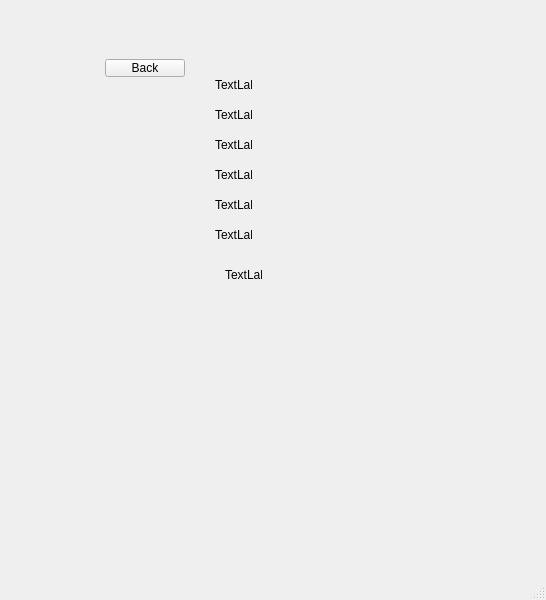
<?xml version="1.0" encoding="UTF-8"?>
<ui version="4.0">
 <class>SecondChance</class>
 <widget class="QMainWindow" name="SecondChance">
  <property name="geometry">
   <rect>
    <x>0</x>
    <y>0</y>
    <width>546</width>
    <height>600</height>
   </rect>
  </property>
  <property name="maximumSize">
   <size>
    <width>800</width>
    <height>600</height>
   </size>
  </property>
  <property name="windowTitle">
   <string>SecondChance</string>
  </property>
  <widget class="QWidget" name="centralwidget">
   <layout class="QFormLayout" name="formLayout">
    <item row="0" column="1">
     <widget class="QStackedWidget" name="ProductDetailPage">
      <property name="minimumSize">
       <size>
        <width>441</width>
        <height>0</height>
       </size>
      </property>
      <property name="currentIndex">
       <number>11</number>
      </property>
      <widget class="QWidget" name="SignIn_UpPageClient">
       <widget class="QPushButton" name="SignInClientButton">
        <property name="geometry">
         <rect>
          <x>230</x>
          <y>90</y>
          <width>80</width>
          <height>18</height>
         </rect>
        </property>
        <property name="text">
         <string>Sign In</string>
        </property>
       </widget>
       <widget class="QPushButton" name="SignUpClientButton">
        <property name="geometry">
         <rect>
          <x>230</x>
          <y>130</y>
          <width>80</width>
          <height>18</height>
         </rect>
        </property>
        <property name="text">
         <string>Sign Up</string>
        </property>
       </widget>
       <widget class="QPushButton" name="BackToUserType">
        <property name="geometry">
         <rect>
          <x>40</x>
          <y>30</y>
          <width>93</width>
          <height>29</height>
         </rect>
        </property>
        <property name="text">
         <string>Back</string>
        </property>
       </widget>
      </widget>
      <widget class="QWidget" name="AdminAppPage">
       <widget class="QLabel" name="label_18">
        <property name="geometry">
         <rect>
          <x>200</x>
          <y>40</y>
          <width>191</width>
          <height>16</height>
         </rect>
        </property>
        <property name="text">
         <string>Admin Second Chance</string>
        </property>
       </widget>
      </widget>
      <widget class="QWidget" name="ChooseAccountTypePage">
       <property name="enabled">
        <bool>true</bool>
       </property>
       <widget class="QPushButton" name="ChooseClientTypeButton">
        <property name="geometry">
         <rect>
          <x>220</x>
          <y>100</y>
          <width>80</width>
          <height>18</height>
         </rect>
        </property>
        <property name="text">
         <string>Client</string>
        </property>
       </widget>
       <widget class="QPushButton" name="ChooseAdminClientButton">
        <property name="geometry">
         <rect>
          <x>220</x>
          <y>140</y>
          <width>80</width>
          <height>18</height>
         </rect>
        </property>
        <property name="text">
         <string>Admin</string>
        </property>
       </widget>
      </widget>
      <widget class="QWidget" name="AdminSignInUpPage">
       <widget class="QPushButton" name="AdminSignInButton">
        <property name="geometry">
         <rect>
          <x>190</x>
          <y>130</y>
          <width>80</width>
          <height>18</height>
         </rect>
        </property>
        <property name="text">
         <string>Sign In</string>
        </property>
       </widget>
       <widget class="QLabel" name="label_12">
        <property name="geometry">
         <rect>
          <x>190</x>
          <y>80</y>
          <width>181</width>
          <height>16</height>
         </rect>
        </property>
        <property name="text">
         <string>ADMIN ALEGE:</string>
        </property>
       </widget>
       <widget class="QPushButton" name="FromAdminSignInToAccountType">
        <property name="geometry">
         <rect>
          <x>30</x>
          <y>30</y>
          <width>93</width>
          <height>29</height>
         </rect>
        </property>
        <property name="text">
         <string>Back</string>
        </property>
       </widget>
      </widget>
      <widget class="QWidget" name="PaginaAplicatieAdmin">
       <widget class="QLabel" name="label_16">
        <property name="geometry">
         <rect>
          <x>150</x>
          <y>90</y>
          <width>221</width>
          <height>16</height>
         </rect>
        </property>
        <property name="text">
         <string>Asta vede adminul</string>
        </property>
       </widget>
      </widget>
      <widget class="QWidget" name="AdminSignInPage">
       <widget class="QLabel" name="label_13">
        <property name="geometry">
         <rect>
          <x>80</x>
          <y>160</y>
          <width>121</width>
          <height>20</height>
         </rect>
        </property>
        <property name="text">
         <string>Parola</string>
        </property>
       </widget>
       <widget class="QLabel" name="StatusSignUpLabelSignIn_Admin">
        <property name="geometry">
         <rect>
          <x>120</x>
          <y>220</y>
          <width>261</width>
          <height>20</height>
         </rect>
        </property>
        <property name="text">
         <string/>
        </property>
       </widget>
       <widget class="QLabel" name="label_14">
        <property name="geometry">
         <rect>
          <x>80</x>
          <y>130</y>
          <width>121</width>
          <height>20</height>
         </rect>
        </property>
        <property name="text">
         <string>Introduceti Email-ul</string>
        </property>
       </widget>
       <widget class="QLabel" name="label_15">
        <property name="geometry">
         <rect>
          <x>190</x>
          <y>70</y>
          <width>251</width>
          <height>16</height>
         </rect>
        </property>
        <property name="text">
         <string>Pagina accesare cont ADMIN</string>
        </property>
       </widget>
       <widget class="QPushButton" name="SignIntoAppButton_Admin">
        <property name="geometry">
         <rect>
          <x>210</x>
          <y>260</y>
          <width>80</width>
          <height>18</height>
         </rect>
        </property>
        <property name="text">
         <string>Sign In</string>
        </property>
       </widget>
       <widget class="QLineEdit" name="InsertPasswordBoxSi_Admin">
        <property name="geometry">
         <rect>
          <x>280</x>
          <y>160</y>
          <width>113</width>
          <height>20</height>
         </rect>
        </property>
       </widget>
       <widget class="QPushButton" name="BackButtonSI_Admin">
        <property name="geometry">
         <rect>
          <x>40</x>
          <y>30</y>
          <width>80</width>
          <height>18</height>
         </rect>
        </property>
        <property name="text">
         <string>Back</string>
        </property>
       </widget>
       <widget class="QLineEdit" name="InsertEmailBoxSI_Admin">
        <property name="geometry">
         <rect>
          <x>280</x>
          <y>130</y>
          <width>113</width>
          <height>20</height>
         </rect>
        </property>
        <property name="text">
         <string/>
        </property>
       </widget>
       <widget class="QLabel" name="label_17">
        <property name="geometry">
         <rect>
          <x>80</x>
          <y>190</y>
          <width>101</width>
          <height>16</height>
         </rect>
        </property>
        <property name="text">
         <string>Cod personal</string>
        </property>
       </widget>
       <widget class="QLineEdit" name="InsertPersonalCodeBox">
        <property name="geometry">
         <rect>
          <x>280</x>
          <y>190</y>
          <width>113</width>
          <height>20</height>
         </rect>
        </property>
       </widget>
      </widget>
      <widget class="QWidget" name="SignUpClient">
       <widget class="QPushButton" name="SignUpIntoApp">
        <property name="geometry">
         <rect>
          <x>200</x>
          <y>270</y>
          <width>80</width>
          <height>18</height>
         </rect>
        </property>
        <property name="text">
         <string>Sign Up</string>
        </property>
       </widget>
       <widget class="QLineEdit" name="InsertEmailBoxSU">
        <property name="geometry">
         <rect>
          <x>250</x>
          <y>40</y>
          <width>113</width>
          <height>20</height>
         </rect>
        </property>
       </widget>
       <widget class="QLineEdit" name="InsertPasswordBoxSU">
        <property name="geometry">
         <rect>
          <x>250</x>
          <y>70</y>
          <width>113</width>
          <height>20</height>
         </rect>
        </property>
       </widget>
       <widget class="QLabel" name="StatusSignUpLabelSU">
        <property name="geometry">
         <rect>
          <x>170</x>
          <y>220</y>
          <width>131</width>
          <height>16</height>
         </rect>
        </property>
        <property name="text">
         <string/>
        </property>
       </widget>
       <widget class="QLabel" name="label">
        <property name="geometry">
         <rect>
          <x>120</x>
          <y>40</y>
          <width>111</width>
          <height>20</height>
         </rect>
        </property>
        <property name="text">
         <string>Introcuceti Email-ul</string>
        </property>
       </widget>
       <widget class="QLabel" name="label_2">
        <property name="geometry">
         <rect>
          <x>120</x>
          <y>70</y>
          <width>91</width>
          <height>20</height>
         </rect>
        </property>
        <property name="text">
         <string>IntroducetiParola</string>
        </property>
       </widget>
       <widget class="QLabel" name="label_3">
        <property name="geometry">
         <rect>
          <x>130</x>
          <y>100</y>
          <width>37</width>
          <height>12</height>
         </rect>
        </property>
        <property name="text">
         <string>Nume:</string>
        </property>
       </widget>
       <widget class="QLabel" name="label_4">
        <property name="geometry">
         <rect>
          <x>130</x>
          <y>130</y>
          <width>37</width>
          <height>12</height>
         </rect>
        </property>
        <property name="text">
         <string>Prenume</string>
        </property>
       </widget>
       <widget class="QLabel" name="label_5">
        <property name="geometry">
         <rect>
          <x>130</x>
          <y>160</y>
          <width>71</width>
          <height>16</height>
         </rect>
        </property>
        <property name="text">
         <string>Numar Telefon</string>
        </property>
       </widget>
       <widget class="QLabel" name="label_6">
        <property name="geometry">
         <rect>
          <x>130</x>
          <y>190</y>
          <width>71</width>
          <height>16</height>
         </rect>
        </property>
        <property name="text">
         <string>Bio (optional)</string>
        </property>
       </widget>
       <widget class="QLineEdit" name="InsertNumeBoxSU">
        <property name="geometry">
         <rect>
          <x>250</x>
          <y>100</y>
          <width>113</width>
          <height>20</height>
         </rect>
        </property>
       </widget>
       <widget class="QLineEdit" name="InsertPrenumeBoxSU">
        <property name="geometry">
         <rect>
          <x>250</x>
          <y>130</y>
          <width>113</width>
          <height>20</height>
         </rect>
        </property>
       </widget>
       <widget class="QLineEdit" name="InsertNrTelefonBoxSU">
        <property name="geometry">
         <rect>
          <x>250</x>
          <y>160</y>
          <width>113</width>
          <height>20</height>
         </rect>
        </property>
       </widget>
       <widget class="QLineEdit" name="InsertBioBoxSU">
        <property name="geometry">
         <rect>
          <x>250</x>
          <y>190</y>
          <width>113</width>
          <height>20</height>
         </rect>
        </property>
       </widget>
       <widget class="QLabel" name="label_7">
        <property name="geometry">
         <rect>
          <x>180</x>
          <y>10</y>
          <width>111</width>
          <height>20</height>
         </rect>
        </property>
        <property name="text">
         <string>Pagina creare cont client</string>
        </property>
       </widget>
       <widget class="QPushButton" name="BackButtonSU">
        <property name="geometry">
         <rect>
          <x>20</x>
          <y>30</y>
          <width>80</width>
          <height>18</height>
         </rect>
        </property>
        <property name="text">
         <string>Back</string>
        </property>
       </widget>
       <widget class="QLabel" name="StatusCreateProduct">
        <property name="geometry">
         <rect>
          <x>156</x>
          <y>230</y>
          <width>201</width>
          <height>20</height>
         </rect>
        </property>
        <property name="text">
         <string/>
        </property>
       </widget>
      </widget>
      <widget class="QWidget" name="PaginaPrincipalaMagazinClient">
       <widget class="QLabel" name="label_8">
        <property name="geometry">
         <rect>
          <x>140</x>
          <y>30</y>
          <width>171</width>
          <height>20</height>
         </rect>
        </property>
        <property name="text">
         <string>SECOND CHANCE MARKETPLACE CLIENT</string>
        </property>
       </widget>
       <widget class="QPushButton" name="Create_Product">
        <property name="geometry">
         <rect>
          <x>50</x>
          <y>80</y>
          <width>131</width>
          <height>29</height>
         </rect>
        </property>
        <property name="text">
         <string>Create_Product</string>
        </property>
       </widget>
       <widget class="QPushButton" name="ToSettingsPushButton">
        <property name="geometry">
         <rect>
          <x>240</x>
          <y>80</y>
          <width>111</width>
          <height>31</height>
         </rect>
        </property>
        <property name="text">
         <string>Settings</string>
        </property>
       </widget>
      </widget>
      <widget class="QWidget" name="Interface_Create_Product">
       <widget class="QLineEdit" name="CreateTitleDescription">
        <property name="geometry">
         <rect>
          <x>280</x>
          <y>90</y>
          <width>81</width>
          <height>21</height>
         </rect>
        </property>
       </widget>
       <widget class="QLabel" name="label_19">
        <property name="geometry">
         <rect>
          <x>60</x>
          <y>90</y>
          <width>131</width>
          <height>20</height>
         </rect>
        </property>
        <property name="text">
         <string>Descriere </string>
        </property>
       </widget>
       <widget class="QLabel" name="label_20">
        <property name="geometry">
         <rect>
          <x>70</x>
          <y>50</y>
          <width>63</width>
          <height>20</height>
         </rect>
        </property>
        <property name="text">
         <string>Titlu</string>
        </property>
       </widget>
       <widget class="QLabel" name="label_21">
        <property name="geometry">
         <rect>
          <x>60</x>
          <y>120</y>
          <width>63</width>
          <height>20</height>
         </rect>
        </property>
        <property name="text">
         <string>Pret</string>
        </property>
       </widget>
       <widget class="QLabel" name="label_22">
        <property name="geometry">
         <rect>
          <x>60</x>
          <y>160</y>
          <width>91</width>
          <height>20</height>
         </rect>
        </property>
        <property name="text">
         <string>Categorie </string>
        </property>
       </widget>
       <widget class="QLabel" name="label_23">
        <property name="geometry">
         <rect>
          <x>60</x>
          <y>200</y>
          <width>63</width>
          <height>20</height>
         </rect>
        </property>
        <property name="text">
         <string>Locatie</string>
        </property>
       </widget>
       <widget class="QLabel" name="label_24">
        <property name="geometry">
         <rect>
          <x>70</x>
          <y>250</y>
          <width>63</width>
          <height>20</height>
         </rect>
        </property>
        <property name="text">
         <string>Conditie</string>
        </property>
       </widget>
       <widget class="QLineEdit" name="CreateTitleBox">
        <property name="geometry">
         <rect>
          <x>280</x>
          <y>50</y>
          <width>81</width>
          <height>21</height>
         </rect>
        </property>
       </widget>
       <widget class="QLineEdit" name="CreateTitlePrice">
        <property name="geometry">
         <rect>
          <x>280</x>
          <y>130</y>
          <width>81</width>
          <height>21</height>
         </rect>
        </property>
       </widget>
       <widget class="QLineEdit" name="CreateTitleCategory">
        <property name="geometry">
         <rect>
          <x>280</x>
          <y>170</y>
          <width>81</width>
          <height>21</height>
         </rect>
        </property>
       </widget>
       <widget class="QLineEdit" name="CreateTitleLocation">
        <property name="geometry">
         <rect>
          <x>280</x>
          <y>210</y>
          <width>81</width>
          <height>21</height>
         </rect>
        </property>
       </widget>
       <widget class="QLineEdit" name="CreateTitleCondition">
        <property name="geometry">
         <rect>
          <x>280</x>
          <y>250</y>
          <width>81</width>
          <height>21</height>
         </rect>
        </property>
       </widget>
       <widget class="QPushButton" name="CreateProductDoneButton">
        <property name="geometry">
         <rect>
          <x>140</x>
          <y>340</y>
          <width>93</width>
          <height>29</height>
         </rect>
        </property>
        <property name="text">
         <string>Gata</string>
        </property>
       </widget>
       <widget class="QLabel" name="CreateProductErrorLabel">
        <property name="geometry">
         <rect>
          <x>60</x>
          <y>430</y>
          <width>291</width>
          <height>20</height>
         </rect>
        </property>
        <property name="text">
         <string/>
        </property>
       </widget>
       <widget class="QPushButton" name="FromCreateProductBackButton">
        <property name="geometry">
         <rect>
          <x>70</x>
          <y>10</y>
          <width>80</width>
          <height>18</height>
         </rect>
        </property>
        <property name="text">
         <string>Back</string>
        </property>
       </widget>
       <widget class="QPushButton" name="ChoosePicturePushButton">
        <property name="geometry">
         <rect>
          <x>280</x>
          <y>290</y>
          <width>80</width>
          <height>18</height>
         </rect>
        </property>
        <property name="text">
         <string>Alege Poza</string>
        </property>
       </widget>
       <widget class="QLabel" name="label_34">
        <property name="geometry">
         <rect>
          <x>60</x>
          <y>290</y>
          <width>37</width>
          <height>12</height>
         </rect>
        </property>
        <property name="text">
         <string>Poza</string>
        </property>
       </widget>
      </widget>
      <widget class="QWidget" name="SettingsClient">
       <widget class="QPushButton" name="ToMyProductsPushButton">
        <property name="geometry">
         <rect>
          <x>100</x>
          <y>40</y>
          <width>80</width>
          <height>18</height>
         </rect>
        </property>
        <property name="text">
         <string>Produsele Mele</string>
        </property>
       </widget>
       <widget class="QPushButton" name="ToMyAccountPushButton">
        <property name="geometry">
         <rect>
          <x>100</x>
          <y>100</y>
          <width>80</width>
          <height>18</height>
         </rect>
        </property>
        <property name="text">
         <string>Contul meu</string>
        </property>
       </widget>
       <widget class="QPushButton" name="ToMyFavoriteProducts">
        <property name="geometry">
         <rect>
          <x>100</x>
          <y>70</y>
          <width>80</width>
          <height>18</height>
         </rect>
        </property>
        <property name="text">
         <string>Produse Favorite</string>
        </property>
       </widget>
       <widget class="QPushButton" name="FromMyAccountBackButton">
        <property name="geometry">
         <rect>
          <x>10</x>
          <y>10</y>
          <width>80</width>
          <height>18</height>
         </rect>
        </property>
        <property name="text">
         <string>Back</string>
        </property>
       </widget>
      </widget>
      <widget class="QWidget" name="MyProductsPage">
       <widget class="QLabel" name="label_25">
        <property name="geometry">
         <rect>
          <x>230</x>
          <y>60</y>
          <width>181</width>
          <height>20</height>
         </rect>
        </property>
        <property name="text">
         <string>Produsele mele:</string>
        </property>
       </widget>
       <widget class="QPushButton" name="FromMyProductsToSettingsBackButton">
        <property name="geometry">
         <rect>
          <x>220</x>
          <y>30</y>
          <width>80</width>
          <height>18</height>
         </rect>
        </property>
        <property name="text">
         <string>Back</string>
        </property>
       </widget>
       <widget class="QScrollArea" name="MyProductsScrollArea">
        <property name="geometry">
         <rect>
          <x>79</x>
          <y>79</y>
          <width>441</width>
          <height>181</height>
         </rect>
        </property>
        <property name="widgetResizable">
         <bool>true</bool>
        </property>
        <widget class="QWidget" name="scrollAreaWidgetContents">
         <property name="geometry">
          <rect>
           <x>0</x>
           <y>0</y>
           <width>439</width>
           <height>179</height>
          </rect>
         </property>
         <widget class="QWidget" name="MyProductsScrollContent" native="true">
          <property name="geometry">
           <rect>
            <x>30</x>
            <y>10</y>
            <width>391</width>
            <height>161</height>
           </rect>
          </property>
         </widget>
        </widget>
       </widget>
      </widget>
      <widget class="QWidget" name="page">
       <widget class="QLabel" name="DetailPozaLabel">
        <property name="geometry">
         <rect>
          <x>200</x>
          <y>70</y>
          <width>37</width>
          <height>12</height>
         </rect>
        </property>
        <property name="text">
         <string>TextLabel</string>
        </property>
       </widget>
       <widget class="QLabel" name="DetailNumeLabel">
        <property name="geometry">
         <rect>
          <x>200</x>
          <y>100</y>
          <width>37</width>
          <height>12</height>
         </rect>
        </property>
        <property name="text">
         <string>TextLabel</string>
        </property>
       </widget>
       <widget class="QLabel" name="DetailPretLabel">
        <property name="geometry">
         <rect>
          <x>200</x>
          <y>130</y>
          <width>37</width>
          <height>12</height>
         </rect>
        </property>
        <property name="text">
         <string>TextLabel</string>
        </property>
       </widget>
       <widget class="QLabel" name="DetailCategorieLabel">
        <property name="geometry">
         <rect>
          <x>200</x>
          <y>160</y>
          <width>37</width>
          <height>12</height>
         </rect>
        </property>
        <property name="text">
         <string>TextLabel</string>
        </property>
       </widget>
       <widget class="QLabel" name="DetailStareLabel">
        <property name="geometry">
         <rect>
          <x>200</x>
          <y>190</y>
          <width>37</width>
          <height>12</height>
         </rect>
        </property>
        <property name="text">
         <string>TextLabel</string>
        </property>
       </widget>
       <widget class="QLabel" name="DetailDescriereLabel">
        <property name="geometry">
         <rect>
          <x>200</x>
          <y>220</y>
          <width>37</width>
          <height>12</height>
         </rect>
        </property>
        <property name="text">
         <string>TextLabel</string>
        </property>
       </widget>
       <widget class="QLabel" name="DetailDataLabel">
        <property name="geometry">
         <rect>
          <x>210</x>
          <y>260</y>
          <width>37</width>
          <height>12</height>
         </rect>
        </property>
        <property name="text">
         <string>TextLabel</string>
        </property>
       </widget>
       <widget class="QPushButton" name="FromProductDetailBackButton">
        <property name="geometry">
         <rect>
          <x>90</x>
          <y>50</y>
          <width>80</width>
          <height>18</height>
         </rect>
        </property>
        <property name="text">
         <string>Back</string>
        </property>
       </widget>
      </widget>
      <widget class="QWidget" name="FavoritesPage">
       <widget class="QLabel" name="label_26">
        <property name="geometry">
         <rect>
          <x>260</x>
          <y>70</y>
          <width>63</width>
          <height>20</height>
         </rect>
        </property>
        <property name="text">
         <string>Favorite:</string>
        </property>
       </widget>
       <widget class="QPushButton" name="FromFavoritesToSettingsBackButton">
        <property name="geometry">
         <rect>
          <x>210</x>
          <y>30</y>
          <width>80</width>
          <height>18</height>
         </rect>
        </property>
        <property name="text">
         <string>Back</string>
        </property>
       </widget>
      </widget>
      <widget class="QWidget" name="MyAccountPage">
       <widget class="QLabel" name="label_27">
        <property name="geometry">
         <rect>
          <x>270</x>
          <y>80</y>
          <width>63</width>
          <height>20</height>
         </rect>
        </property>
        <property name="text">
         <string>Profil:</string>
        </property>
       </widget>
       <widget class="QPushButton" name="FillWalletPushButton">
        <property name="geometry">
         <rect>
          <x>260</x>
          <y>110</y>
          <width>80</width>
          <height>18</height>
         </rect>
        </property>
        <property name="text">
         <string>Incarcare Portofel</string>
        </property>
       </widget>
       <widget class="QPushButton" name="ToChangeMailPagePushButton">
        <property name="geometry">
         <rect>
          <x>260</x>
          <y>140</y>
          <width>80</width>
          <height>18</height>
         </rect>
        </property>
        <property name="text">
         <string>Schimba Email</string>
        </property>
       </widget>
       <widget class="QPushButton" name="ToChangePasswordPagePushButton">
        <property name="geometry">
         <rect>
          <x>260</x>
          <y>170</y>
          <width>80</width>
          <height>18</height>
         </rect>
        </property>
        <property name="text">
         <string>Schimba Parola</string>
        </property>
       </widget>
       <widget class="QPushButton" name="FromSettingsToSettingsBackButton">
        <property name="geometry">
         <rect>
          <x>210</x>
          <y>40</y>
          <width>80</width>
          <height>18</height>
         </rect>
        </property>
        <property name="text">
         <string>Back</string>
        </property>
       </widget>
      </widget>
      <widget class="QWidget" name="ChangePasswordPage">
       <widget class="QLabel" name="label_32">
        <property name="geometry">
         <rect>
          <x>140</x>
          <y>70</y>
          <width>251</width>
          <height>20</height>
         </rect>
        </property>
        <property name="text">
         <string>SCHIMBA PAROLA</string>
        </property>
       </widget>
       <widget class="QLabel" name="label_33">
        <property name="geometry">
         <rect>
          <x>100</x>
          <y>160</y>
          <width>111</width>
          <height>16</height>
         </rect>
        </property>
        <property name="text">
         <string>Baga noua parola</string>
        </property>
       </widget>
       <widget class="QLineEdit" name="InsertNewPasswordLine">
        <property name="geometry">
         <rect>
          <x>260</x>
          <y>160</y>
          <width>113</width>
          <height>20</height>
         </rect>
        </property>
       </widget>
       <widget class="QPushButton" name="ChangePasswordDoneButton">
        <property name="geometry">
         <rect>
          <x>200</x>
          <y>230</y>
          <width>80</width>
          <height>18</height>
         </rect>
        </property>
        <property name="text">
         <string>Gata</string>
        </property>
       </widget>
       <widget class="QLabel" name="ChangePasswordErrorButton">
        <property name="geometry">
         <rect>
          <x>220</x>
          <y>200</y>
          <width>241</width>
          <height>16</height>
         </rect>
        </property>
        <property name="text">
         <string/>
        </property>
       </widget>
       <widget class="QPushButton" name="FromChangePasswordBackButton">
        <property name="geometry">
         <rect>
          <x>50</x>
          <y>30</y>
          <width>80</width>
          <height>18</height>
         </rect>
        </property>
        <property name="text">
         <string>Back</string>
        </property>
       </widget>
      </widget>
      <widget class="QWidget" name="ChangeMailPage">
       <widget class="QLabel" name="label_30">
        <property name="geometry">
         <rect>
          <x>180</x>
          <y>50</y>
          <width>241</width>
          <height>16</height>
         </rect>
        </property>
        <property name="text">
         <string>SCHIMBA EMAIL</string>
        </property>
       </widget>
       <widget class="QLineEdit" name="InsertNewMailLine">
        <property name="geometry">
         <rect>
          <x>250</x>
          <y>100</y>
          <width>113</width>
          <height>20</height>
         </rect>
        </property>
       </widget>
       <widget class="QLabel" name="label_31">
        <property name="geometry">
         <rect>
          <x>120</x>
          <y>100</y>
          <width>131</width>
          <height>20</height>
         </rect>
        </property>
        <property name="text">
         <string>Introdu noul Email</string>
        </property>
       </widget>
       <widget class="QPushButton" name="ChangeEmailDoneButton">
        <property name="geometry">
         <rect>
          <x>190</x>
          <y>210</y>
          <width>80</width>
          <height>18</height>
         </rect>
        </property>
        <property name="text">
         <string>Gata</string>
        </property>
       </widget>
       <widget class="QLabel" name="ChangeEmailErrorLabel">
        <property name="geometry">
         <rect>
          <x>210</x>
          <y>170</y>
          <width>37</width>
          <height>12</height>
         </rect>
        </property>
        <property name="text">
         <string/>
        </property>
       </widget>
       <widget class="QPushButton" name="FromChangeEmailBackButton">
        <property name="geometry">
         <rect>
          <x>50</x>
          <y>10</y>
          <width>80</width>
          <height>18</height>
         </rect>
        </property>
        <property name="text">
         <string>Back</string>
        </property>
       </widget>
      </widget>
      <widget class="QWidget" name="FillWalletPage">
       <widget class="QLabel" name="label_28">
        <property name="geometry">
         <rect>
          <x>110</x>
          <y>70</y>
          <width>151</width>
          <height>16</height>
         </rect>
        </property>
        <property name="text">
         <string>Introduceti suma</string>
        </property>
       </widget>
       <widget class="QLineEdit" name="InsertNewSumOfMoneyLine">
        <property name="geometry">
         <rect>
          <x>240</x>
          <y>70</y>
          <width>113</width>
          <height>20</height>
         </rect>
        </property>
       </widget>
       <widget class="QLabel" name="label_29">
        <property name="geometry">
         <rect>
          <x>90</x>
          <y>40</y>
          <width>351</width>
          <height>20</height>
         </rect>
        </property>
        <property name="text">
         <string>PAGINA INCARCARE PORTOFEL</string>
        </property>
       </widget>
       <widget class="QPushButton" name="FromFillWalletToSettingsBackButton">
        <property name="geometry">
         <rect>
          <x>40</x>
          <y>10</y>
          <width>80</width>
          <height>18</height>
         </rect>
        </property>
        <property name="text">
         <string>Back</string>
        </property>
       </widget>
       <widget class="QPushButton" name="FillWalletDoneButton">
        <property name="geometry">
         <rect>
          <x>190</x>
          <y>150</y>
          <width>80</width>
          <height>18</height>
         </rect>
        </property>
        <property name="text">
         <string>Done</string>
        </property>
       </widget>
       <widget class="QLabel" name="FillWalletErrorLabel">
        <property name="geometry">
         <rect>
          <x>210</x>
          <y>120</y>
          <width>37</width>
          <height>12</height>
         </rect>
        </property>
        <property name="text">
         <string/>
        </property>
       </widget>
      </widget>
      <widget class="QWidget" name="SignInClient">
       <widget class="QLabel" name="label_9">
        <property name="geometry">
         <rect>
          <x>170</x>
          <y>60</y>
          <width>251</width>
          <height>16</height>
         </rect>
        </property>
        <property name="text">
         <string>Pagina accesare cont client</string>
        </property>
       </widget>
       <widget class="QLabel" name="label_10">
        <property name="geometry">
         <rect>
          <x>76</x>
          <y>120</y>
          <width>121</width>
          <height>20</height>
         </rect>
        </property>
        <property name="text">
         <string>Introduceti Email-ul</string>
        </property>
       </widget>
       <widget class="QLabel" name="label_11">
        <property name="geometry">
         <rect>
          <x>76</x>
          <y>150</y>
          <width>121</width>
          <height>20</height>
         </rect>
        </property>
        <property name="text">
         <string>parola</string>
        </property>
       </widget>
       <widget class="QLabel" name="StatusSignUpLabelSignIn">
        <property name="geometry">
         <rect>
          <x>110</x>
          <y>180</y>
          <width>261</width>
          <height>20</height>
         </rect>
        </property>
        <property name="text">
         <string/>
        </property>
       </widget>
       <widget class="QPushButton" name="SignIntoAppButton">
        <property name="geometry">
         <rect>
          <x>190</x>
          <y>210</y>
          <width>80</width>
          <height>18</height>
         </rect>
        </property>
        <property name="text">
         <string>Sign In</string>
        </property>
       </widget>
       <widget class="QLineEdit" name="InsertEmailBoxSI">
        <property name="geometry">
         <rect>
          <x>260</x>
          <y>120</y>
          <width>113</width>
          <height>20</height>
         </rect>
        </property>
        <property name="text">
         <string/>
        </property>
       </widget>
       <widget class="QLineEdit" name="InsertPasswordBoxSi">
        <property name="geometry">
         <rect>
          <x>260</x>
          <y>150</y>
          <width>113</width>
          <height>20</height>
         </rect>
        </property>
       </widget>
       <widget class="QPushButton" name="BackButtonSI">
        <property name="geometry">
         <rect>
          <x>20</x>
          <y>20</y>
          <width>80</width>
          <height>18</height>
         </rect>
        </property>
        <property name="text">
         <string>Back</string>
        </property>
       </widget>
      </widget>
     </widget>
    </item>
   </layout>
  </widget>
  <widget class="QMenuBar" name="menubar">
   <property name="geometry">
    <rect>
     <x>0</x>
     <y>0</y>
     <width>546</width>
     <height>17</height>
    </rect>
   </property>
  </widget>
  <widget class="QStatusBar" name="statusbar"/>
 </widget>
 <resources/>
 <connections/>
</ui>
